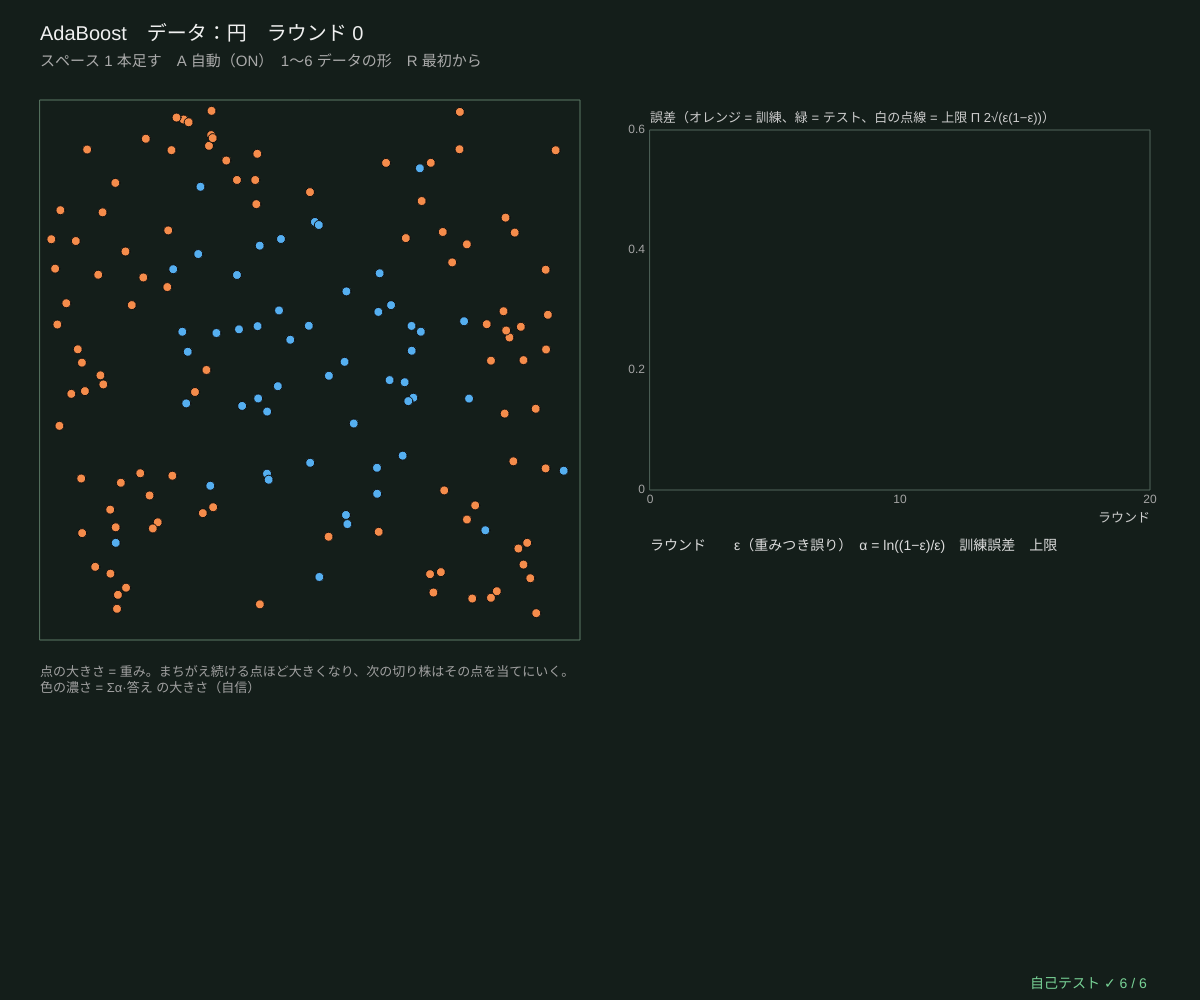
Frame 1 (no input)
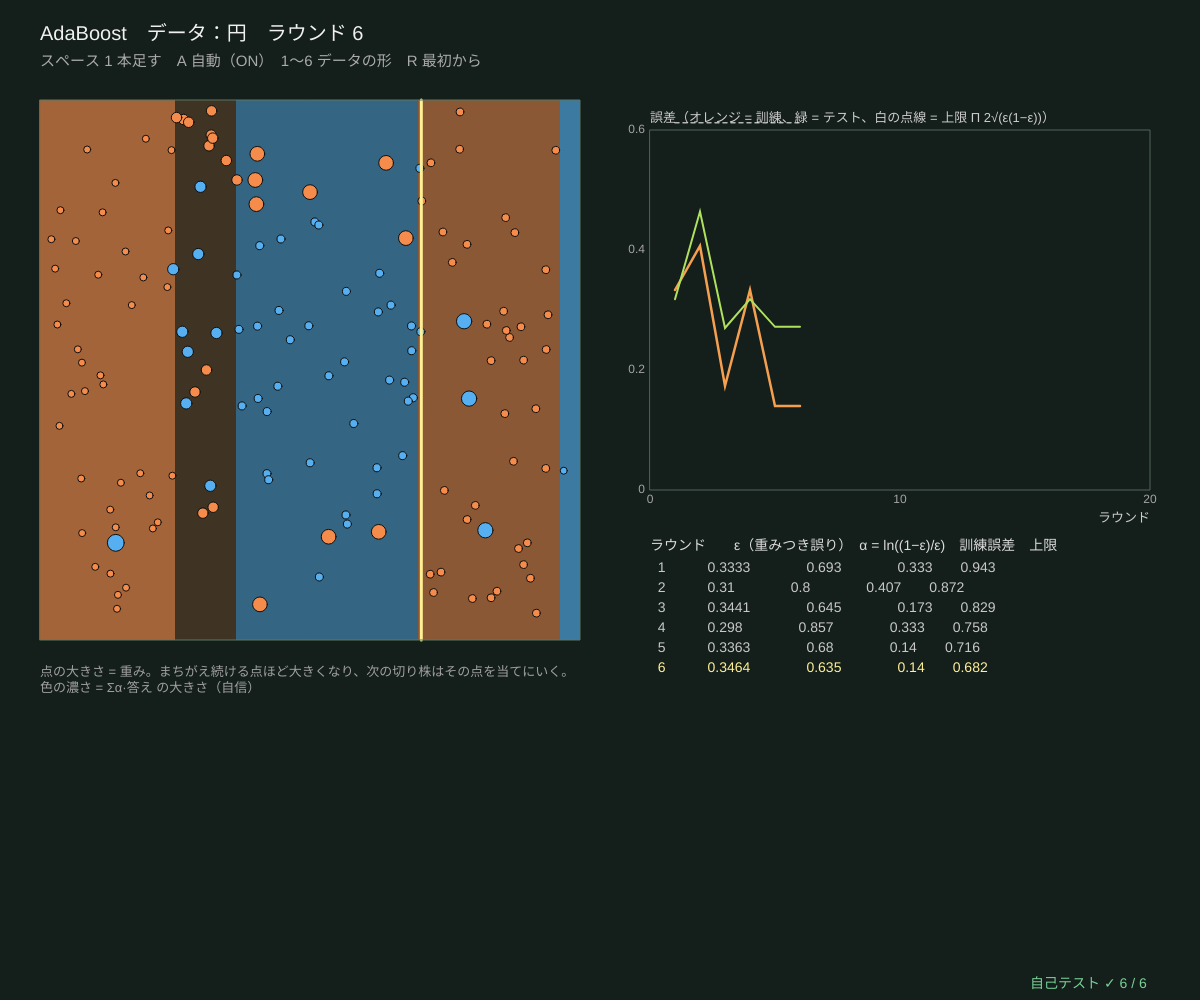
Frame 60 (no input)
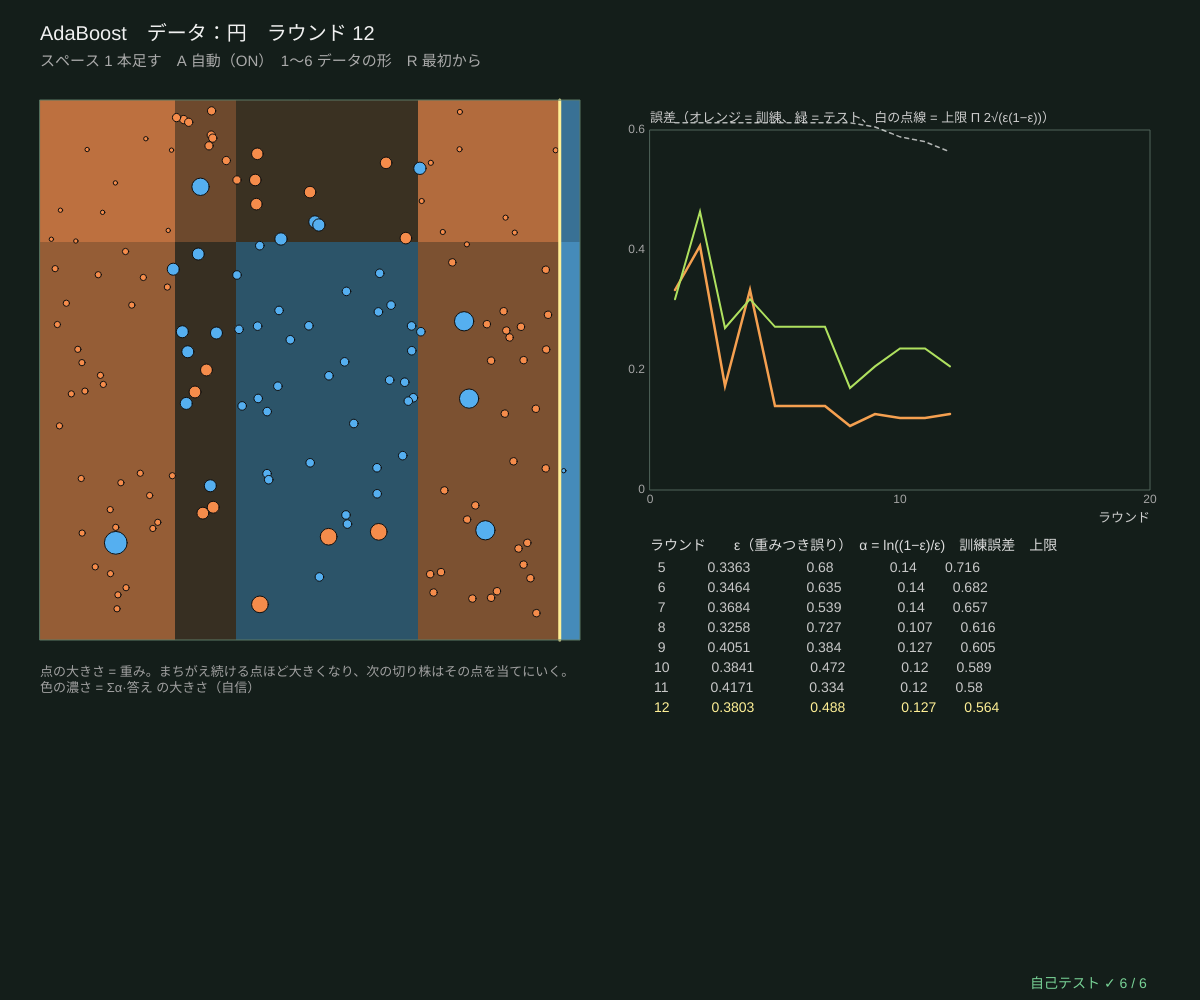
Frame 120 (the mouse pressed at the canvas centre since frame 60)

The p5.js sketch that drew these frames (run headless with seeded random() and noise() and a simulated clock; from frame 60 on, the mouse is pressed at the canvas centre):

// p5.js sketch
// ── sketch.js
// ============================================
// 10 AdaBoost ─ 弱い「切り株」（深さ 1 の木 = 線 1 本）を 1 本ずつ足し、まちがえた点をどんどん重くする
// 1 ラウンド：重みつきの誤り率 ε がいちばん小さい切り株を選ぶ → 木の重み α = ln((1 − ε)/ε) → まちがえた点の重みを e^α 倍して合計 1 に
//   全体の答え = Σ α_t·(切り株 t の答え ±1) の符号。点の大きさ = いまの重み、黄の線 = いま選んだ切り株
//   訓練誤差は Π 2√(ε_t(1 − ε_t)) 以下（下のグラフの点線）。ε < 0.5 のかぎり、この上限は毎回小さくなる
// スペース 1 本足す / A 自動 / 1〜6 データの形 / R 最初から
// ============================================

let kind = 2, nTrain = 150, nTest = 500, flipP = 0.03, seedD = 8;   // ★ データの形と点の数
const MAX_ROUNDS = 150;
let trainD, testD, boost, autoRun = true, hist = [], regionImg, plotBox, scoreGrid;
const CELLS = 80;

function setup() { createCanvas(windowWidth, windowHeight); textWrap(CHAR); pixelDensity(1); regionImg = createImage(CELLS, CELLS); selfTest(); restart(); }
function restart() {
  trainD = makeData2D(kind, nTrain, flipP, seedD); testD = makeData2D(kind, nTest, flipP, seedD + 300);
  boost = makeBoost(trainD.X, trainD.y); hist = []; scoreGrid = new Float32Array(CELLS * CELLS); repaint();
}
// ★ 1 ラウンド進める（切り株を 1 本足す）
function oneRound() {
  if (boost.done || boost.rounds.length >= MAX_ROUNDS) return;
  let r = boostAdd(boost);
  if (!r) return;
  for (let j = 0; j < CELLS; j++) for (let i = 0; i < CELLS; i++) scoreGrid[i + CELLS * j] += r.alpha * (treePredict(r.stump, [(i + 0.5) / CELLS, 1 - (j + 0.5) / CELLS]) === 1 ? 1 : -1);
  hist.push({ tr: 1 - accuracyOf((x) => boostPredict(boost, x), trainD.X, trainD.y), te: 1 - accuracyOf((x) => boostPredict(boost, x), testD.X, testD.y), bound: r.bound, eps: r.eps, alpha: r.alpha });
  repaint();
}
function repaint() {
  let tot = sumArr(boost.rounds.map((r) => r.alpha)) || 1;
  paintImage(regionImg, (u, v) => { let s = scoreGrid[Math.min(CELLS - 1, Math.floor(u * CELLS)) + CELLS * Math.min(CELLS - 1, Math.floor((1 - v) * CELLS))] / tot; if (!boost.rounds.length) return BG_COL; let b = s > 0 ? 1 : 0; return mixCol([1 - b, b], 0.15 + 0.6 * Math.min(1, Math.abs(s) * 2)); });
}

function draw() {
  background(...BG_COL);
  if (autoRun && frameCount % 10 === 0) oneRound();
  let side = Math.min(height - 200, width * 0.45);
  plotBox = { x: 40, y: 100, w: side, h: side };
  noSmooth(); image(regionImg, plotBox.x, plotBox.y, side, side); smooth();
  // 点の大きさ = 重み（はじめは 1/n）
  let n = trainD.X.length, ws = boost.w.map((w) => clampv(Math.sqrt(w * n), 0.35, 4));
  drawPoints(plotBox, trainD.X, trainD.y, 9, ws);
  // いまの切り株
  let last = boost.rounds[boost.rounds.length - 1];
  if (last && !last.stump.leaf) {
    stroke(255, 240, 150); strokeWeight(3); let s = last.stump;
    if (s.feat === 0) { let x = toPx(plotBox, s.thr, 0)[0]; line(x, plotBox.y, x, plotBox.y + side); } else { let yy = toPx(plotBox, 0, s.thr)[1]; line(plotBox.x, yy, plotBox.x + side, yy); }
  }
  noFill(); stroke(90, 120, 100); strokeWeight(1); rect(plotBox.x, plotBox.y, side, side);
  // ---- 誤差のグラフ
  let gx = plotBox.x + side + 70, R = Math.max(20, hist.length), g = { x: gx, y: 130, w: width - gx - 50, h: height * 0.36, x0: 0, x1: R, y0: 0, y1: 0.6 };
  plotAxes(g, 'ラウンド', '誤差（オレンジ = 訓練、緑 = テスト、白の点線 = 上限 Π 2√(ε(1−ε))）', [0, Math.round(R / 2), R], [0, 0.2, 0.4, 0.6]);
  stroke(245, 160, 80); strokeWeight(2.5); polyline(hist.map((h, k) => [gX(g, k + 1), gY(g, h.tr)]));
  stroke(175, 225, 95); strokeWeight(2); polyline(hist.map((h, k) => [gX(g, k + 1), gY(g, h.te)]));
  stroke(255, 255, 255, 170); strokeWeight(1.5); drawingContext.setLineDash([4, 4]); polyline(hist.map((h, k) => [gX(g, k + 1), gY(g, h.bound)])); drawingContext.setLineDash([]);
  // ---- 最近のラウンドの表
  let ty = g.y + g.h + 60; noStroke(); fill(220); textSize(14); textAlign(LEFT, BASELINE);
  text('ラウンド　　ε（重みつき誤り）　α = ln((1−ε)/ε)　訓練誤差　上限', gx, ty);
  hist.slice(-8).forEach((h, q) => { let k = hist.length - Math.min(8, hist.length) + q + 1; fill(q === Math.min(8, hist.length) - 1 ? color(255, 240, 150) : 200); text(String(k).padStart(3, ' ') + '　　　' + fmtNum(h.eps, 4) + '　　　　' + fmtNum(h.alpha, 3) + '　　　　' + fmtNum(h.tr, 3) + '　　' + fmtNum(h.bound, 3), gx, ty + 22 + q * 20); });
  // ---- 文字
  textAlign(LEFT, BASELINE); noStroke(); fill(240); textSize(20);
  text('AdaBoost　データ：' + SHAPES[kind] + '　ラウンド ' + boost.rounds.length + (boost.done ? '（止まった：ε = 0 か 0.5 以上）' : ''), 40, 40);
  fill(170); textSize(15); text('スペース 1 本足す　A 自動' + (autoRun ? '（ON）' : '（OFF）') + '　1〜6 データの形　R 最初から', 40, 66);
  fill(160); textSize(13);
  text('点の大きさ = 重み。まちがえ続ける点ほど大きくなり、次の切り株はその点を当てにいく。色の濃さ = Σα·答え の大きさ（自信）', 40, plotBox.y + side + 26, side);
  drawSelfTest(width - 170, height - 12);
}
function keyPressed() {
  if (key === ' ') { autoRun = false; oneRound(); }
  if (key === 'a' || key === 'A') autoRun = !autoRun;
  for (let k = 1; k <= 6; k++) if (key === String(k)) { kind = k - 1; restart(); }
  if (key === 'r' || key === 'R') { seedD++; restart(); }
  return false;
}

// ---- 自己テスト
function selfTest() {
  selfTestResults = [];
  let D = makeData2D(2, 120, 0.03, 31), B = makeBoost(D.X, D.y), okBound = true, okEps = true, okW = true, okHalf = true, okA = true, okBest = true;
  for (let k = 0; k < 40; k++) {
    let wOld = B.w.slice(), r = boostAdd(B);
    if (!r) break;
    let best = Infinity;                          // 総当たりの切り株：全部の特徴量・中点で、左右を多数決にしたときの重みつき誤りの最小
    for (let f = 0; f < 2; f++) {
      let vals = [...new Set(D.X.map((x) => x[f]))].sort((a, b) => a - b);
      for (let q = 0; q + 1 < vals.length; q++) {
        let th = (vals[q] + vals[q + 1]) / 2, wl = [0, 0], wr = [0, 0];
        D.X.forEach((x, i) => { (x[f] <= th ? wl : wr)[D.y[i]] += wOld[i]; });
        best = Math.min(best, Math.min(...wl) + Math.min(...wr));      // 左右それぞれ多数決にしたときの誤り
      }
    }
    if (Math.abs(r.eps - best) > 1e-9) okBest = false;
    if (!(r.eps > 0 && r.eps < 0.5)) okEps = false;
    if (Math.abs(sumArr(B.w) - 1) > 1e-9) okW = false;
    if (Math.abs(r.alpha - Math.log((1 - r.eps) / r.eps)) > 1e-12) okA = false;
    let e2 = 0; D.X.forEach((x, i) => { if (treePredict(r.stump, x) !== D.y[i]) e2 += B.w[i]; });
    if (Math.abs(e2 - 0.5) > 1e-9) okHalf = false;
    if (1 - accuracyOf((x) => boostPredict(B, x), D.X, D.y) > B.bound + 1e-12) okBound = false;
  }
  check('毎ラウンド：訓練誤差 ≤ Π 2√(ε(1 − ε))（40 ラウンド）', okBound);
  check('選んだ切り株の ε = 全部のしきい値を総当たりした重みつき誤りの最小', okBest);
  check('どのラウンドでも 0 < ε < 0.5、α = ln((1 − ε)/ε) > 0', okEps && okA);
  check('重みの合計はいつも 1', okW);
  check('重みを更新すると、いま選んだ切り株の重みつき誤りはちょうど 0.5 になる', okHalf);
  check('上限は ' + B.rounds.length + ' ラウンドで ' + fmtNum(B.bound, 3) + ' まで下がった（< 1）', B.bound < 1 && noNaN(B.w));
  reportSelfTest();
}

// ---------- やってみよう ----------
// 1. スペースで 1 本ずつ足し、点の大きさの変化を見よう。大きくなるのはどんな点？
// 2. 円（3）のデータを、線 1 本ずつの切り株で囲むには何ラウンドかかる？
// 3. 訓練誤差（オレンジ）が 0 になったあとも、テスト誤差（緑）は下がり続けることがある。確かめよう
// 4. flipP を 0.15 にすると、ノイズの点の重みはどうなる？ AdaBoost はノイズに弱い？
// 5. 11 の勾配ブースティングは「重み」の代わりに「残差」に次の木をあてはめる

// ==================================================
// ここから下は「決定木の道具」（中身は読まなくても OK。消さないでね）
// ==================================================
// ---- 小さな道具：はさむ・合計・いちばん大きい番号
function clampv(v, a, b) { return v < a ? a : v > b ? b : v; }
function sumArr(a) { let s = 0; for (let v of a) s += v; return s; }
function argMaxArr(a) { let b = 0; for (let i = 1; i < a.length; i++) if (a[i] > a[b]) b = i; return b; }   // 同点なら小さい番号
// ---- 種つきの乱数（同じ種なら毎回同じ列）
let rngState = 1;
function seedRng(s) { rngState = (s >>> 0) || 1; }
function rnd() {                       // 0〜1 の一様乱数（mulberry32）
  rngState = (rngState + 0x6d2b79f5) >>> 0;
  let t = rngState;
  t = Math.imul(t ^ (t >>> 15), t | 1);
  t ^= t + Math.imul(t ^ (t >>> 7), t | 61);
  return ((t ^ (t >>> 14)) >>> 0) / 4294967296;
}
function rndInt(a, b) { return a + Math.floor(rnd() * (b - a + 1)); }
function rndGauss() { let u = Math.max(1e-12, rnd()), v = rnd(); return Math.sqrt(-2 * Math.log(u)) * Math.cos(2 * Math.PI * v); }
function shuffleArr(a) { for (let i = a.length - 1; i > 0; i--) { let j = Math.floor(rnd() * (i + 1)); [a[i], a[j]] = [a[j], a[i]]; } return a; }
// ---- 不純度：counts = 各クラスの個数（重みつきでもよい）
function entropyP(p) { return p <= 0 || p >= 1 ? 0 : -p * Math.log2(p) - (1 - p) * Math.log2(1 - p); }   // 2 クラスのエントロピー（ビット）
function entropyOf(counts) {
  let n = sumArr(counts), h = 0; if (n <= 0) return 0;
  for (let c of counts) if (c > 0) { let q = c / n; h -= q * Math.log2(q); }
  return Math.max(0, h);
}
function giniOf(counts) { let n = sumArr(counts), s = 1; if (n <= 0) return 0; for (let c of counts) s -= (c / n) * (c / n); return Math.max(0, s); }
function errOf(counts) { let n = sumArr(counts); return n <= 0 ? 0 : Math.max(0, 1 - Math.max(...counts) / n); }   // 誤分類率
function impurityOf(counts, crit) { return crit === 'entropy' ? entropyOf(counts) : crit === 'error' ? errOf(counts) : giniOf(counts); }
// 分けたときの「不純度の減り」= 親 − (左の割合·左 + 右の割合·右)。crit = 'entropy' なら情報利得
function gainOf(parent, left, right, crit) {
  let n = sumArr(parent), nl = sumArr(left), nr = sumArr(right); if (n <= 0) return 0;
  return impurityOf(parent, crit) - (nl / n) * impurityOf(left, crit) - (nr / n) * impurityOf(right, crit);
}
// ---- CART（分類）：全部の特徴量 × 全部のしきい値（並べた値の中点）を調べて、不純度がいちばん減る分割を選ぶ
// o = { maxDepth, minLeaf, crit: 'gini' | 'entropy' | 'error', mtry（分割ごとに見る特徴量の数）, w（点の重み）, idx（使う点の番号）, nClass }
// ノード = { leaf, feat, thr, left, right, counts, n, imp, pred, dec（重みつきの不純度の減り）, depth, id }
let nodeCounter = 0;
function growTree(X, y, o) {
  o = o || {};
  let ctx = {
    X, y, K: o.nClass || Math.max(1, ...y.map((v) => v + 1)), d: X.length ? X[0].length : 0,
    w: o.w || null, crit: o.crit || 'gini', maxDepth: o.maxDepth === undefined ? 40 : o.maxDepth,
    minLeaf: Math.max(1, o.minLeaf || 1), mtry: o.mtry || 0,
  };
  return growNode(ctx, o.idx ? o.idx.slice() : X.map((_, i) => i), 0);
}
function growNode(ctx, idx, depth) {
  let { X, y, K, w, crit } = ctx, counts = new Array(K).fill(0);
  for (let i of idx) counts[y[i]] += w ? w[i] : 1;
  let node = { leaf: true, counts, n: idx.length, imp: impurityOf(counts, crit), pred: argMaxArr(counts), depth, id: nodeCounter++, dec: 0 };
  let kinds = counts.filter((c) => c > 0).length;
  if (depth >= ctx.maxDepth || idx.length < 2 * ctx.minLeaf || kinds <= 1) return node;
  let best = bestSplit(ctx, idx, counts);
  if (!best) return node;
  let L = [], R = [];
  for (let i of idx) (X[i][best.feat] <= best.thr ? L : R).push(i);
  node.leaf = false; node.feat = best.feat; node.thr = best.thr; node.dec = best.dec;
  node.left = growNode(ctx, L, depth + 1); node.right = growNode(ctx, R, depth + 1);
  return node;
}
// ★ いちばんよい分割：特徴量ごとに点を並べ、左から 1 つずつ動かしながら左右の個数を更新する
function bestSplit(ctx, idx, counts) {
  let feats = Array.from({ length: ctx.d }, (_, f) => f);
  if (ctx.mtry > 0 && ctx.mtry < ctx.d) shuffleArr(feats);     // ランダムフォレスト：前の mtry 個だけを見る
  let first = ctx.mtry > 0 ? Math.min(ctx.mtry, ctx.d) : ctx.d;
  let best = splitOver(ctx, idx, counts, feats.slice(0, first));
  if (!best && first < ctx.d) best = splitOver(ctx, idx, counts, feats.slice(first));   // 切れる特徴量が 1 つもないときだけ残りを見る
  return best;
}
function splitOver(ctx, idx, counts, feats) {
  let { X, y, K, w, crit, minLeaf } = ctx, W = sumArr(counts), pImp = impurityOf(counts, crit), best = null;
  let lc = new Array(K), rc = new Array(K);
  for (let f of feats) {
    let ord = idx.slice().sort((a, b) => X[a][f] - X[b][f]), lw = 0;
    lc.fill(0);
    for (let k = 0; k < ord.length - 1; k++) {
      let i = ord[k], wi = w ? w[i] : 1;
      lc[y[i]] += wi; lw += wi;
      let v0 = X[i][f], v1 = X[ord[k + 1]][f];
      if (!(v1 > v0) || k + 1 < minLeaf || ord.length - k - 1 < minLeaf) continue;   // 同じ値の間では切れない
      for (let j = 0; j < K; j++) rc[j] = counts[j] - lc[j];
      let dec = W * pImp - lw * impurityOf(lc, crit) - (W - lw) * impurityOf(rc, crit);
      if (!best || dec > best.dec + 1e-12) best = { feat: f, thr: (v0 + v1) / 2, dec };
    }
  }
  return best;
}
// 根から葉までたどる。dLim = 見せる深さ、aLim = 剪定の α（alphaCut ≤ α のノードは葉として扱う）
function leafOf(node, x, dLim, aLim) {
  let dl = dLim === undefined ? Infinity : dLim, al = aLim === undefined ? -Infinity : aLim;
  while (!node.leaf && node.depth < dl && !(al >= node.alphaCut)) node = x[node.feat] <= node.thr ? node.left : node.right;
  return node;
}
function treePredict(root, x, dLim, aLim) { return leafOf(root, x, dLim, aLim).pred; }
function isCut(t, dLim, aLim) { return t.leaf || t.depth >= (dLim === undefined ? Infinity : dLim) || (aLim !== undefined && aLim >= t.alphaCut); }
function treeNodes(root, dLim, aLim) {   // 見えているノードを全部（行きがけ順）
  let out = [], st = [root];
  while (st.length) { let t = st.pop(); out.push(t); if (!isCut(t, dLim, aLim)) st.push(t.right, t.left); }
  return out;
}
function countLeaves(root, dLim, aLim) { return treeNodes(root, dLim, aLim).filter((t) => isCut(t, dLim, aLim)).length; }
function treeDepth(root, dLim, aLim) { return Math.max(...treeNodes(root, dLim, aLim).map((t) => t.depth)); }
function accuracyOf(fn, X, y, idx) {     // fn(x) → クラス。idx を渡すとその点だけ
  let ids = idx || X.map((_, i) => i), ok = 0;
  for (let i of ids) if (fn(X[i]) === y[i]) ok++;
  return ids.length ? ok / ids.length : 0;
}
// ---- AdaBoost（2 クラスの SAMME）：切り株（深さ 1 の木）を、まちがえた点ほど重くして 1 本ずつ足す
// ε = 重みつきの誤り率、α = ln((1 − ε)/ε)、まちがえた点の重み × e^α → 合計 1 に。訓練誤差 ≤ Π 2√(ε(1 − ε))
function makeBoost(X, y) { let n = X.length; return { X, y, w: new Array(n).fill(1 / n), rounds: [], bound: 1, done: false }; }
function boostAdd(B) {
  if (B.done) return null;
  let st = growTree(B.X, B.y, { maxDepth: 1, w: B.w, crit: 'error', nClass: 2 }), eps = 0;
  let wrong = B.X.map((x, i) => treePredict(st, x) !== B.y[i]);
  wrong.forEach((b, i) => { if (b) eps += B.w[i]; });
  if (eps <= 1e-10 || eps >= 0.5 - 1e-10) { B.done = true; return null; }   // 完ぺき、または当てずっぽう以下なら止める
  let alpha = Math.log((1 - eps) / eps), s = 0;
  B.w = B.w.map((v, i) => (wrong[i] ? v * Math.exp(alpha) : v)); s = sumArr(B.w); B.w = B.w.map((v) => v / s);
  B.bound *= 2 * Math.sqrt(eps * (1 - eps));
  let r = { stump: st, eps, alpha, bound: B.bound }; B.rounds.push(r);
  return r;
}
function boostScore(B, x, m) { let s = 0, M = Math.min(m === undefined ? B.rounds.length : m, B.rounds.length); for (let k = 0; k < M; k++) s += B.rounds[k].alpha * (treePredict(B.rounds[k].stump, x) === 1 ? 1 : -1); return s; }
function boostPredict(B, x, m) { return boostScore(B, x, m) > 0 ? 1 : 0; }
// ---- 合成データ（[0, 1]² の 2 次元、種つき）。kind = 0 かたまり / 1 斜め / 2 円 / 3 XOR / 4 箱 / 5 しま
const SHAPES = ['かたまり', '斜め', '円', 'XOR', '箱', 'しま'];
function trueLabel(kind, u, v) {
  if (kind === 0) return (u - 0.32) ** 2 + (v - 0.36) ** 2 < (u - 0.68) ** 2 + (v - 0.64) ** 2 + 0.03 * Math.sin(9 * u) ? 0 : 1;
  if (kind === 1) return u + 0.8 * v > 0.9 ? 1 : 0;
  if (kind === 2) return (u - 0.5) ** 2 + (v - 0.5) ** 2 < 0.09 ? 1 : 0;
  if (kind === 3) return (u > 0.5) !== (v > 0.5) ? 1 : 0;
  if (kind === 4) return u > 0.25 && u < 0.7 && v > 0.3 && v < 0.8 ? 1 : 0;
  return Math.sin(10 * u + 3 * v) > 0 ? 1 : 0;
}
// n 個、flip = ラベルをわざと入れかえる割合（ノイズ）
function makeData2D(kind, n, flip, seed) {
  seedRng(seed);
  let X = [], y = [];
  for (let i = 0; i < n; i++) {
    let u = 0.02 + 0.96 * rnd(), v = 0.02 + 0.96 * rnd(), c = trueLabel(kind, u, v);
    if (rnd() < flip) c = 1 - c;
    X.push([u, v]); y.push(c);
  }
  return { X, y };
}
// ---- 描く道具：クラスの色、領域の絵、木の図
const CLS_COL = [[245, 140, 75], [85, 175, 240], [175, 225, 95]];   // ★ クラス A・B・C の色
const BG_COL = [20, 30, 26];                                       // 背景（森の色）
function mixCol(probs, k) {           // クラスの割合 → 背景と混ぜた色（k = 色の濃さ）
  let c = BG_COL.slice(), s = sumArr(probs) || 1;
  probs.forEach((p, j) => { for (let q = 0; q < 3; q++) c[q] += (p / s) * (CLS_COL[j][q] - BG_COL[q]) * k; });
  return c;
}
// img の全部の画素に fn(u, v) → [r, g, b] を塗る（u は右向き、v は上向き、どちらも 0〜1）
function paintImage(img, fn) {
  img.loadPixels();
  let W = img.width, H = img.height;
  for (let py = 0; py < H; py++) for (let px = 0; px < W; px++) {
    let c = fn((px + 0.5) / W, 1 - (py + 0.5) / H), i = 4 * (px + W * py);
    img.pixels[i] = c[0]; img.pixels[i + 1] = c[1]; img.pixels[i + 2] = c[2]; img.pixels[i + 3] = 255;
  }
  img.updatePixels();
}
function toPx(bx, u, v) { return [bx.x + u * bx.w, bx.y + (1 - v) * bx.h]; }   // [0,1]² → 画面
function fromPx(bx, px, py) { return [(px - bx.x) / bx.w, 1 - (py - bx.y) / bx.h]; }
function drawPoints(bx, X, y, r, ws) {   // ws = 点の大きさの倍率（なければ 1）
  stroke(15); strokeWeight(1);
  for (let i = 0; i < X.length; i++) { let p = toPx(bx, X[i][0], X[i][1]); fill(...CLS_COL[y[i]]); circle(p[0], p[1], r * (ws ? ws[i] : 1)); }
}
function fmtNum(v, d) { if (!isFinite(v)) return '?'; let s = (+v.toFixed(d === undefined ? 2 : d)).toString(); return s === '-0' ? '0' : s; }
// ---- グラフの道具：g = { x, y, w, h, x0, x1, y0, y1 }
function gX(g, v) { return g.x + clampv((v - g.x0) / (g.x1 - g.x0), -0.02, 1.02) * g.w; }
function gY(g, v) { return g.y + g.h - clampv((v - g.y0) / (g.y1 - g.y0), -0.02, 1.02) * g.h; }
function plotAxes(g, xl, yl, xt, yt) {
  stroke(80, 100, 90); strokeWeight(1); noFill(); rect(g.x, g.y, g.w, g.h);
  noStroke(); fill(165); textSize(12); textAlign(CENTER, TOP);
  for (let v of xt) text(+v.toPrecision(3), gX(g, v), g.y + g.h + 4);
  textAlign(RIGHT, CENTER);
  for (let v of yt) text(+v.toPrecision(3), g.x - 5, gY(g, v));
  textAlign(LEFT, BASELINE); fill(205); textSize(13);
  text(xl, g.x + g.w - textWidth(xl), g.y + g.h + 32); text(yl, g.x, g.y - 8);
}
function polyline(pts) {               // 点が 2 つ以上あるときだけ折れ線を描く
  if (pts.length < 2) return;
  noFill(); beginShape(); for (let p of pts) vertex(p[0], p[1]); endShape();
}
// ---- 自己テストの道具
let selfTestResults = [];
function check(name, cond) { selfTestResults.push({ name, ok: !!cond }); }
function near(a, b, tol) { return a !== null && a !== undefined && isFinite(a) && Math.abs(a - b) <= (tol === undefined ? 1e-9 : tol); }
function noNaN(v) { return Array.isArray(v) ? v.every(noNaN) : !(typeof v === 'number' && v !== v); }
function reportSelfTest() { for (let r of selfTestResults) (r.ok ? console.log : console.error)((r.ok ? '✓ ' : '✗ ') + r.name); }
function selfTestLine() { let n = selfTestResults.filter((r) => r.ok).length; return '自己テスト ' + (n === selfTestResults.length ? '✓ ' : '✗ ') + n + ' / ' + selfTestResults.length; }
function drawSelfTest(x, y) { noStroke(); fill(selfTestResults.every((r) => r.ok) ? color(120, 210, 150) : color(255, 90, 90)); textSize(14); textAlign(LEFT, BASELINE); text(selfTestLine(), x, y); }
